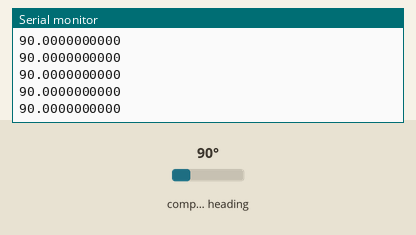
This sketch was run on a simulated Arduino Uno, built with avr-gcc and run on an emulated ATmega328P. On the bench: the last lines printed to the serial monitor. The test bench sets the inputs (shaded band); at power-on: compass heading 90°.

Above: at 1.2 s.
1.3 s: compass heading set to 7°
At 1.56 s:
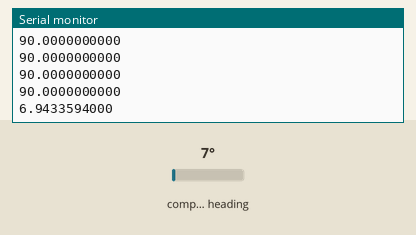
2.8 s: compass heading set to 180°
At 2.97 s:
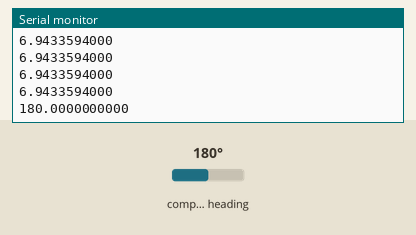
Timing chart, 0 to 5.8 s (numbered marks = the images above; inputs shaded):
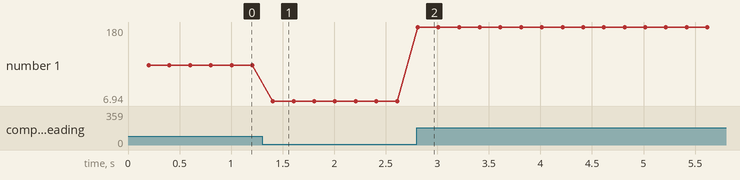

Measured:
- after the input at 1.3 s, the serial monitor: prints a new line after 0.11 s (image 1)
- after the input at 2.8 s, the serial monitor: prints a new line at once (image 2)
- plotted number 1: 90 → 6.94 after the input at 1.3 s, 6.94 → 180 after the input at 2.8 s

The sketch:

HALLOKGOOD.ino
```cpp
#include <Wire.h>
#include <AS5600.h>

#define SERIAL Serial

AS5600 ams5600; // AS5600 object

void setup() {
  SERIAL.begin(9600);
  Wire.begin();

  SERIAL.println(">>>>>>>>>>>>>>>>>>>>>>>>>>> ");

  // Initialize AS5600 with the default address
  ams5600.begin();

  // Check if magnet is detected
  if(!ams5600.detectMagnet()) {
    SERIAL.println("Can not detect magnet");
  } else {
    SERIAL.print("Current Magnitude: ");
    SERIAL.println(ams5600.readMagnitude());
  }
}

// Function to convert raw angle to degrees
float convertRawAngleToDegrees(word newAngle) {
  // Raw data reports 0 - 4095 segments, which is 0.087890625 of a degree
  float retVal = newAngle * 0.087890625;
  return retVal;
}

void loop() {
  // Read and print the angle in degrees
  delay(200);
  SERIAL.println(String(convertRawAngleToDegrees(ams5600.readAngle()), DEC));
}
```
